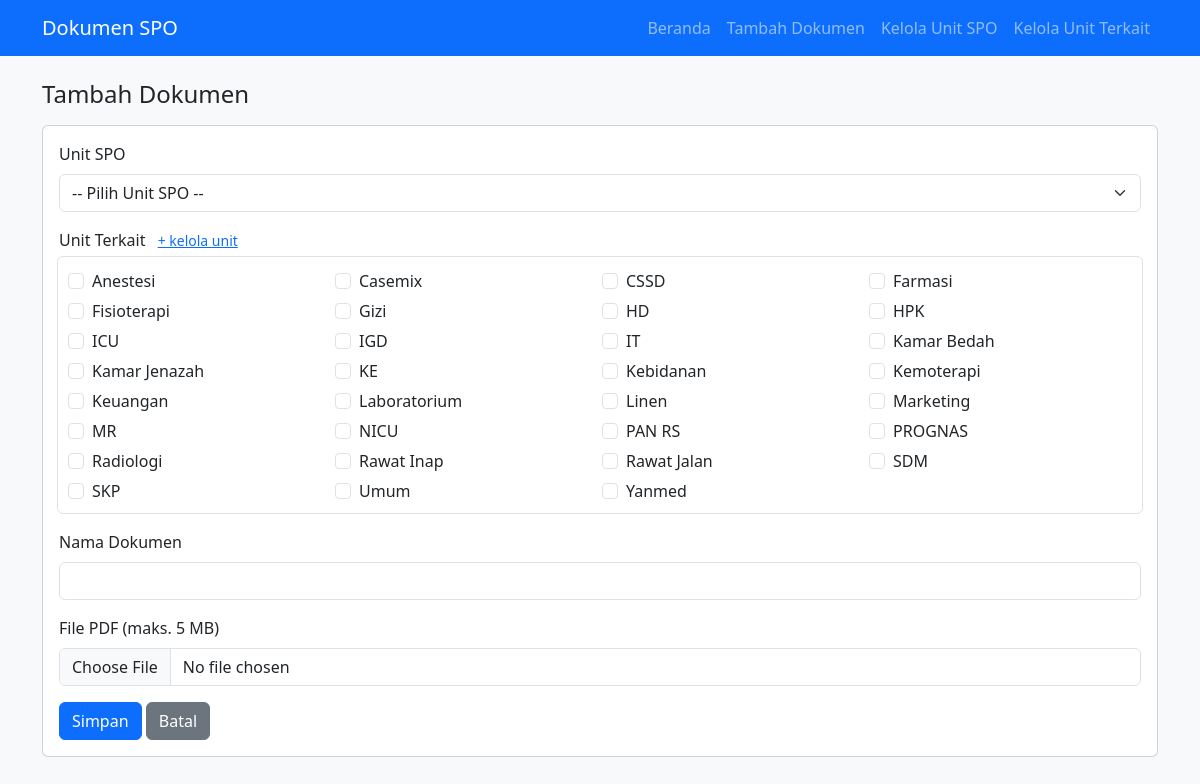
Page /dokumen_form.php on the committed database.
### tables this page shows
CREATE TABLE unit (
  id INT AUTO_INCREMENT PRIMARY KEY,
  nama VARCHAR(100) NOT NULL UNIQUE
);

### dokumen_form.php (the view, shortened to what this page needs)
<?php
require 'config.php';
$id = (int)g($_GET, 'id', 0);
$doc = null;
$nama = g($doc, 'nama_dokumen', '');
$sel  = $id ? $pdo->query("SELECT unit_id FROM dokumen_unit WHERE dokumen_id=$id")->fetchAll(PDO::FETCH_COLUMN) : [];
$unitAll  = $pdo->query("SELECT * FROM unit ORDER BY nama")->fetchAll();
layout_top($doc ? 'Edit Dokumen' : 'Tambah Dokumen'); ?>
<h4 class="mb-3"><?= $doc ? 'Edit' : 'Tambah' ?> Dokumen</h4>
<form method="post" enctype="multipart/form-data" class="card card-body">
  <div class="mb-3">
    <label class="form-label">Unit SPO</label>
    <select name="unit_spo_id" class="form-select" required>
      <option value="">-- Pilih Unit SPO --</option>
    </select>
  </div>
  <div class="mb-3">
    <label class="form-label">Unit Terkait <a href="master.php?t=unit" class="small ms-2">+ kelola unit</a></label>
    <div class="row row-cols-2 row-cols-md-4 g-1 border rounded p-2">
      <?php foreach ($unitAll as $u): ?>
        <div class="col"><div class="form-check">
          <input class="form-check-input" type="checkbox" name="unit[]" value="<?= $u['id'] ?>" id="u<?= $u['id'] ?>" <?= in_array($u['id'], $sel) ? 'checked' : '' ?>>
          <label class="form-check-label" for="u<?= $u['id'] ?>"><?= e($u['nama']) ?></label>
        </div></div>
      <?php endforeach; ?>
    </div>
  </div>
  <div class="mb-3">
    <label class="form-label">Nama Dokumen</label>
    <input type="text" name="nama_dokumen" value="<?= e($nama) ?>" class="form-control" required maxlength="255">
  </div>
  <div class="mb-3">
    <label class="form-label">File PDF (maks. 5 MB)</label>
    <input type="file" name="pdf" accept="application/pdf" class="form-control" <?= $doc ? '' : 'required' ?>>
  </div>
  <div><button class="btn btn-primary">Simpan</button> <a href="index.php" class="btn btn-secondary">Batal</a></div>
</form>

### rows in the picture
unit: nama "Anestesi"
unit: nama "Casemix"
unit: nama "CSSD"
unit: nama "Farmasi"
unit: nama "Fisioterapi"
unit: nama "Gizi"
unit: nama "HD"
unit: nama "HPK"
unit: nama "ICU"
unit: nama "IGD"
unit: nama "IT"
unit: nama "Kamar Bedah"
unit: nama "Kamar Jenazah"
unit: nama "KE"
unit: nama "Kebidanan"
unit: nama "Kemoterapi"
unit: nama "Keuangan"
unit: nama "Laboratorium"
unit: nama "Linen"
unit: nama "Marketing"
unit: nama "MR"
unit: nama "NICU"
unit: nama "PAN RS"
unit: nama "PROGNAS"
unit: nama "Radiologi"
unit: nama "Rawat Inap"
unit: nama "Rawat Jalan"
unit: nama "SDM"
unit: nama "SKP"
unit: nama "Umum"
unit: nama "Yanmed"
